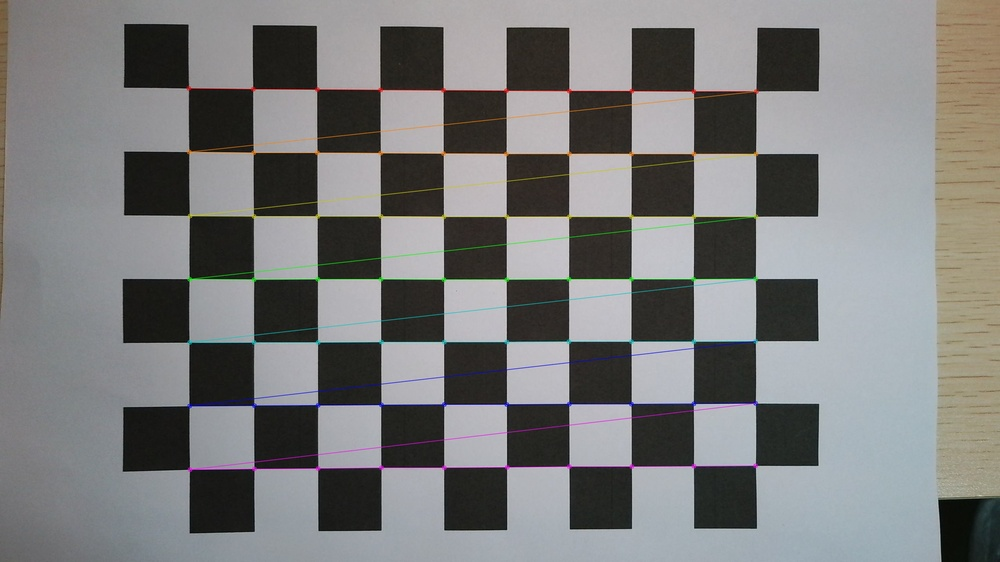
#> input picture data/camera_calibration/visualizations/corners_01.jpg, 1000 x 562 px, shrunk from 2560 x 1440 before the run; its folder holds only this picture in this run
$ python camera_calibration.py
#> lines starting #> are read from the running program, lines starting #| are printed output that depends on the picture; after the words box and inside, x2 and y2 are one past the last pixel; in counts of white or black regions, pixels touching at a corner belong together
#> the answer given: ../../data/camera_calibration/visualizations
import cv2
import numpy as np
import pickle
from pathlib import Path
import sys
import glob

# Add project root to Python path
project_root = Path(__file__).parent.parent.parent
sys.path.append(str(project_root))

def calibrate_from_images(image_folder, num_corners=(10, 7), square_size=0.02):
    """
    Calibrate the camera using chessboard pattern images from a folder.

    Args:
        image_folder: Path to folder containing calibration images
        num_corners: Number of inner corners in the chessboard (width=10, height=7)
        square_size: Size of chessboard squares in meters
    """
#> called with num_corners = (10, 7), square_size = 0.02
    # Convert image_folder to Path object if it's a string
    image_folder = Path(image_folder)

    if not image_folder.exists():
        print(f"Error: Image folder '{image_folder}' does not exist")
        return None, None

    # Get list of image files
    image_files = []
    for ext in ('*.jpg', '*.jpeg', '*.png', '*.bmp'):
        image_files.extend(glob.glob(str(image_folder / ext)))

    if not image_files:
        print(f"Error: No images found in '{image_folder}'")
        return None, None

    print(f"\nFound {len(image_files)} images in {image_folder}")

    # Prepare object points
    objp = np.zeros((num_corners[0] * num_corners[1], 3), np.float32)
    objp[:, :2] = np.mgrid[0:num_corners[0], 0:num_corners[1]].T.reshape(-1, 2) * square_size

    # Arrays to store object points and image points
    objpoints = []  # 3D points in real world space
    imgpoints = []  # 2D points in image plane

    # Criteria for corner refinement
    criteria = (cv2.TERM_CRITERIA_EPS + cv2.TERM_CRITERIA_MAX_ITER, 30, 0.001)

    successful_images = 0
    image_size = None

    print("\nProcessing images:")
    for i, image_file in enumerate(image_files, 1):
        # Read image
        image = cv2.imread(image_file)
#> image is the input picture: shape (562, 1000, 3); mean B, G, R 122.7, 123.1, 122.9
        if image is None:
            print(f"Error: Could not read image {image_file}")
            continue

        gray = cv2.cvtColor(image, cv2.COLOR_BGR2GRAY)
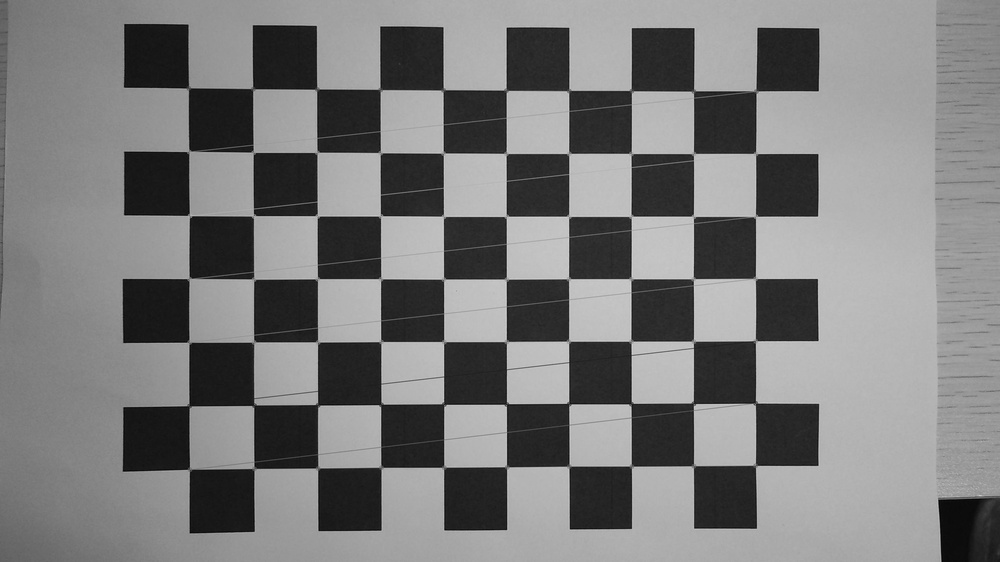
#> gray: shape (562, 1000); min 1, max 217, mean 123

        # Store image size for first valid image
        if image_size is None:
            image_size = gray.shape[::-1]
#> image_size = (1000, 562)
        elif gray.shape[::-1] != image_size:
            print(f"Warning: Image {image_file} has different size than first image. Skipping.")
            continue

        # Find chessboard corners
        found, corners = cv2.findChessboardCorners(gray, num_corners, None)
#> found = True; corners = 70 rows, first 8: [189, 87.5], [253, 89], [316.5, 89], [379.9, 89.51], [443, 90], [506, 90], [569, 90.5], [631, 91]

        if found and corners.shape[0] == num_corners[0] * num_corners[1]:
            # Refine corners
            refined_corners = cv2.cornerSubPix(gray, corners, (11, 11), (-1, -1), criteria)
#> refined_corners = 70 rows, first 8: [188.5, 88.01], [252.7, 88.69], [316.7, 89.14], [380.1, 89.5], [443.1, 89.87], [506.2, 90.28], [568.7, 90.56], [631.3, 90.63]

            # Store points
            objpoints.append(objp)
            imgpoints.append(refined_corners)
            successful_images += 1

            # Draw and display the corners (optional)
            display_img = image.copy()
            cv2.drawChessboardCorners(display_img, num_corners, refined_corners, found)
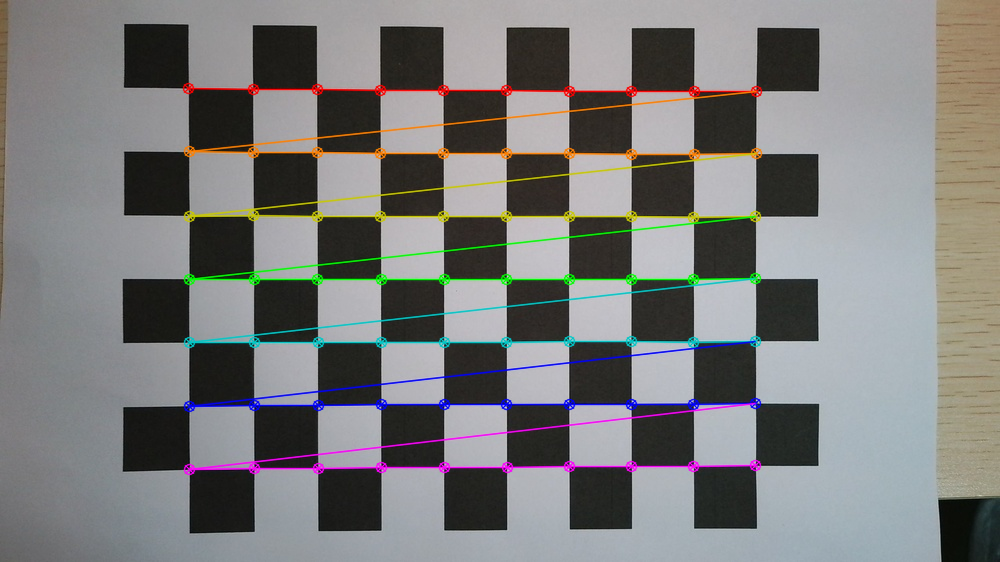
#> display_img: shape (562, 1000, 3); 4.91% of pixels changed, all inside (x1, y1, x2, y2) = (182, 82, 763, 476)

            # Save the visualization
            output_dir = project_root / 'data' / 'camera_calibration' / 'visualizations'
            output_dir.mkdir(exist_ok=True, parents=True)
            output_path = output_dir / f'corners_{i:02d}.jpg'
            cv2.imwrite(str(output_path), display_img)

            print(f"✓ Image {i}/{len(image_files)}: Successfully detected corners")
        else:
            print(f"✗ Image {i}/{len(image_files)}: Failed to detect corners")

    print(f"\nSuccessfully processed {successful_images} out of {len(image_files)} images")

    if successful_images < 10:
        print("Error: Need at least 10 successful images for reliable calibration")
        return None, None

    print("\nPerforming camera calibration...")
    try:
        # Calibrate camera
        ret, mtx, dist, rvecs, tvecs = cv2.calibrateCamera(
            objpoints, imgpoints, image_size, None, None
        )

        if not ret:
            print("Error: Calibration failed")
            return None, None

        # Calculate reprojection error
        mean_error = 0
        for i in range(len(objpoints)):
            imgpoints2, _ = cv2.projectPoints(objpoints[i], rvecs[i], tvecs[i], mtx, dist)
            error = cv2.norm(imgpoints[i], imgpoints2, cv2.NORM_L2)/len(imgpoints2)
            mean_error += error
        mean_error = mean_error/len(objpoints)

        print(f"\nCalibration successful!")
        print(f"Average reprojection error: {mean_error:.5f} pixels")

        # Save calibration data
        calibration_data = {
            'camera_matrix': mtx,
            'distortion_coefficients': dist,
            'rotation_vectors': rvecs,
            'translation_vectors': tvecs,
            'image_size': image_size,
            'reprojection_error': mean_error,
            'num_images_used': successful_images
        }

        # Create camera calibration directory if it doesn't exist
        calibration_dir = project_root / 'data' / 'camera_calibration'
        calibration_dir.mkdir(exist_ok=True, parents=True)

        # Save calibration data
        calibration_file = calibration_dir / 'calibration.pkl'
        with open(calibration_file, 'wb') as f:
            pickle.dump(calibration_data, f)

        print(f"\nCalibration data saved to {calibration_file}")
        print(f"Camera matrix:\n{mtx}")
        print(f"Distortion coefficients:\n{dist}")

        return mtx, dist

    except Exception as e:
        print(f"\nError during calibration: {str(e)}")
        return None, None

def load_calibration_data():
    """Load camera calibration data if it exists."""
    calibration_file = project_root / 'data' / 'camera_calibration' / 'calibration.pkl'
    if calibration_file.exists():
        with open(calibration_file, 'rb') as f:
            calibration_data = pickle.load(f)
        return calibration_data['camera_matrix'], calibration_data['distortion_coefficients']
    return None, None

def main():
    # Default calibration images folder
    default_folder = project_root / 'data' / 'calibration_images'

    # Check if calibration data already exists
    mtx, dist = load_calibration_data()
    if mtx is not None:
        print("Calibration data already exists.")
        print(f"Camera matrix:\n{mtx}")
        print(f"Distortion coefficients:\n{dist}")
        choice = input("Do you want to recalibrate? (y/n): ")
        if choice.lower() != 'y':
            return

    # Get calibration images folder
    folder = input(f"Enter path to calibration images folder [{default_folder}]: ").strip()
    if not folder:
        folder = default_folder

    # Start calibration process
    print("\nStarting camera calibration...")
    mtx, dist = calibrate_from_images(folder)

    if mtx is not None:
        print("\nCalibration successful!")
    else:
        print("\nCalibration failed. Please check the calibration images and try again.")

if __name__ == '__main__':
    main()
